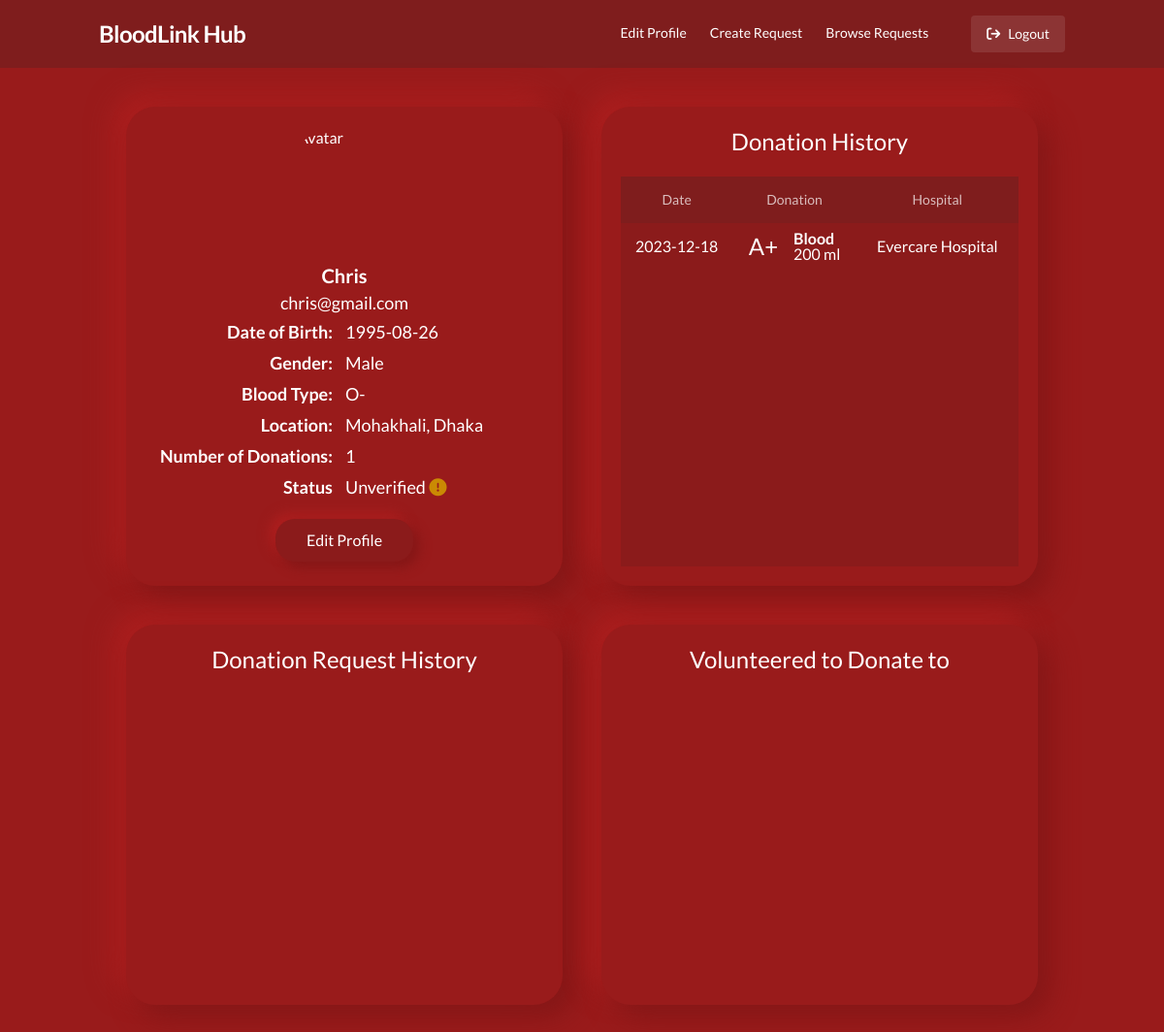
Page /dashboard.php (signed in) on the committed database.
### tables this page shows
CREATE TABLE `users` (
  `Username` varchar(32) NOT NULL,
  `Pass` varchar(32) DEFAULT NULL,
  `PhoneNo` char(11) DEFAULT NULL,
  `Role` varchar(10) DEFAULT 'user',
  `BloodType` varchar(3) DEFAULT NULL,
  `DOB` date DEFAULT NULL,
  `NumberOfDonations` int(11) DEFAULT 0,
  `isDonor` tinyint(1) DEFAULT 0,
  `HospitalID` varchar(20) DEFAULT NULL,
  `Name` varchar(32) DEFAULT NULL,
  `Address` varchar(255) DEFAULT NULL,
  `Gender` varchar(7) DEFAULT NULL,
  `VerifiedOn` date DEFAULT NULL,
  `VerifiedFrom` varchar(20) DEFAULT NULL
);

CREATE TABLE `donationhistory` (
  `DonationHistoryID` int(11) NOT NULL,
  `Username` varchar(32) DEFAULT NULL,
  `DonationDate` date DEFAULT NULL,
  `BloodType` varchar(5) DEFAULT NULL,
  `DonationType` varchar(20) DEFAULT NULL,
  `DonationAmount` int(11) DEFAULT NULL,
  `DonationRequestID` int(11) DEFAULT NULL,
  `HospitalName` varchar(100) DEFAULT NULL
);

### dashboard.php (the view, shortened to what this page needs)
<?php
include "components/header.php";
$sql = "SELECT * FROM users WHERE `Username` = '$username'";
$result = mysqli_query($con, $sql);
if ($result && mysqli_num_rows($result) > 0) {
    $userInfo = mysqli_fetch_array($result);
}
$sql = "SELECT * FROM donationhistory WHERE `Username` = '$username'";
$result = mysqli_query($con, $sql);
$sql = "select * from donationhistory where Username = '$username'";
$result = mysqli_query($con, $sql);
$donationHistory = array();
if ($result && mysqli_num_rows($result) > 0) {
    while ($row = mysqli_fetch_assoc($result)) {
        array_push($donationHistory, $row);
    }
}
$verifiedOn = new DateTime($userInfo['VerifiedOn']);
$verifiedTill = $verifiedOn->add(new DateInterval('P1Y'));
?>
<div class="grid grid-cols-6 gap-10">
    <div class="col-span-6 lg:col-span-3 card">
        <div class="flex flex-col items-center justify-center">
            <img src="https://www.w3schools.com/howto/img_avatar.png" alt="Avatar" class="w-32 h-32 rounded-full">
            <div class="w-full flex flex-col items-center justify-center my-3">
                <h2 class="text-xl font-bold">
                    <?php echo $userInfo['Name']; ?>
                </h2>
                <h4 class="text-lg">
                    <?php echo $userInfo['Username']; ?>
                </h4>
                <table class=" table-auto tbl mx-auto lg:mx-0 lg:text-lg">
                    <tbody>
                        <tr>
                            <th>Date of Birth:</th>
                            <td>
                                <?php echo isset($userInfo['DOB']) ? $userInfo['DOB'] : 'Not Provided' ?>
                            </td>
                        </tr>
                        <tr>
                            <th>Gender:</th>
                            <td>
                                <?php echo isset($userInfo['Gender']) ? $userInfo['Gender'] : 'Not Provided' ?>
                            </td>
                        </tr>
                        <tr>
                            <th>Blood Type:</th>
                            <td>
                                <?php echo isset($userInfo['BloodType']) ? $userInfo['BloodType'] : 'Not Provided' ?>
                            </td>
                        </tr>
                        <tr>
                            <th>Location:</th>
                            <td>
                                <?php echo isset($userInfo['Address']) ? $userInfo['Address'] : 'Not Provided' ?>
                            </td>
                        </tr>
                        <tr>
                            <th>Number of Donations:</th>
                            <td>
                                <?php echo count($donationHistory) ?>
                            </td>
                        </tr>
                        <tr>
                            <th>Status</th>
                            <td>
                                <?php if ($userInfo['VerifiedOn'] != NULL && $verifiedTill > new DateTime()): ?>Verified
                                    <i class="fas fa-check-circle text-green-600  "></i>
                                <?php else: ?>Unverified
                                    <i class="fas fa-exclamation-circle text-yellow-600 "></i>
                                <?php endif; ?>
                            </td>
                        </tr>
                    </tbody>
                </table>
            </div>
            <button class="button bg-red-900/50 px-8">Edit Profile</button>
        </div>
    </div>
    <div class="col-span-6 lg:col-span-3 card flex flex-col  items-center ">
        <h1 class="text-2xl mb-5">Donation History</h1>
        <div class="h-full min-h-[300px] overflow-y-auto w-full h-full bg-red-900/50">
            <table class="w-full text-center table-auto">
                <thead class="bg-red-900 ">
                    <tr class="text-sm text-white/70 h-12 ">
                        <th class="font-normal">Date</th>
                        <th class="font-normal">Donation</th>
                        <th class="font-normal">Hospital</th>
                    </tr>
                </thead>
                <tbody>
                    <?php foreach ($donationHistory as $history): ?>
                        <tr class="">
                            <td class="py-3">
                                <?php echo $history['DonationDate']; ?>
                            </td>
                            <td>
                                <div class="flex w-full justify-center">
                                    <div class="flex justify-center items-center">
                                        <p class="text-2xl mr-4">
                                            <?php echo $history['BloodType']; ?>
                                        </p>
                                    </div>
                                    <div class="flex leading-none flex-col text-left">
                                        <p class="font-bold">
                                            <?php echo $history['DonationType']; ?>
                                        </p>
                                        <p>
                                            <?php echo $history['DonationAmount']; ?> ml
                                        </p>
                                    </div>
                                </div>
                            </td>
                            <td>
                                <?php echo $history['HospitalName']; ?>
                            </td>
                        </tr>
                    <?php endforeach; ?>
                </tbody>
            </table>
        </div>
    </div>
    <div class="card col-span-6 lg:col-span-3  flex flex-col items-center w-full ">
        <h1 class="text-2xl mb-5">Donation Request History</h1>
        <div class="h-[300px] overflow-y-auto w-full">
        </div>
    </div>
    <div class="card col-span-6 lg:col-span-3  flex flex-col items-center w-full ">
        <h1 class="text-2xl mb-5">Volunteered to Donate to</h1>
        <div class="h-[300px] overflow-y-auto w-full">
        </div>
    </div>
</div>
<?php
include "components/footer.php";
?>

### css/components.css (style rules this page uses)
body { font-family: "Lato", sans-serif; }
.button { min-width: 80px; padding: 10px; color: #fff; cursor: pointer; font-size: 16px; margin: 5px auto; transition: all 0.8s ease-in-out; border-radius: 20px; background: #991b1b; box-shadow: 6px 6px 12px #851717, -6px -6px 12px #ad1f1f; }
.card { border-radius: 30px; background: #991b1b; box-shadow: 12px 12px 28px #841717, -12px -12px 28px #ae1f1f; padding: 20px; }
.tbl > tbody > tr > th { text-align: right; padding: 2px 12px; width: 50%; }
::placeholder { color: #fff; }

### rows in the picture
users: Name "Chris", Username "chris@gmail.com", DOB "1995-08-26", Gender "Male", BloodType "O-", Address "Mohakhali, Dhaka"
donationhistory: DonationDate "2023-12-18", BloodType "A+", DonationType "Blood", DonationAmount "200", HospitalName "Evercare Hospital"

### other values in the picture
count($donationHistory) "1"
